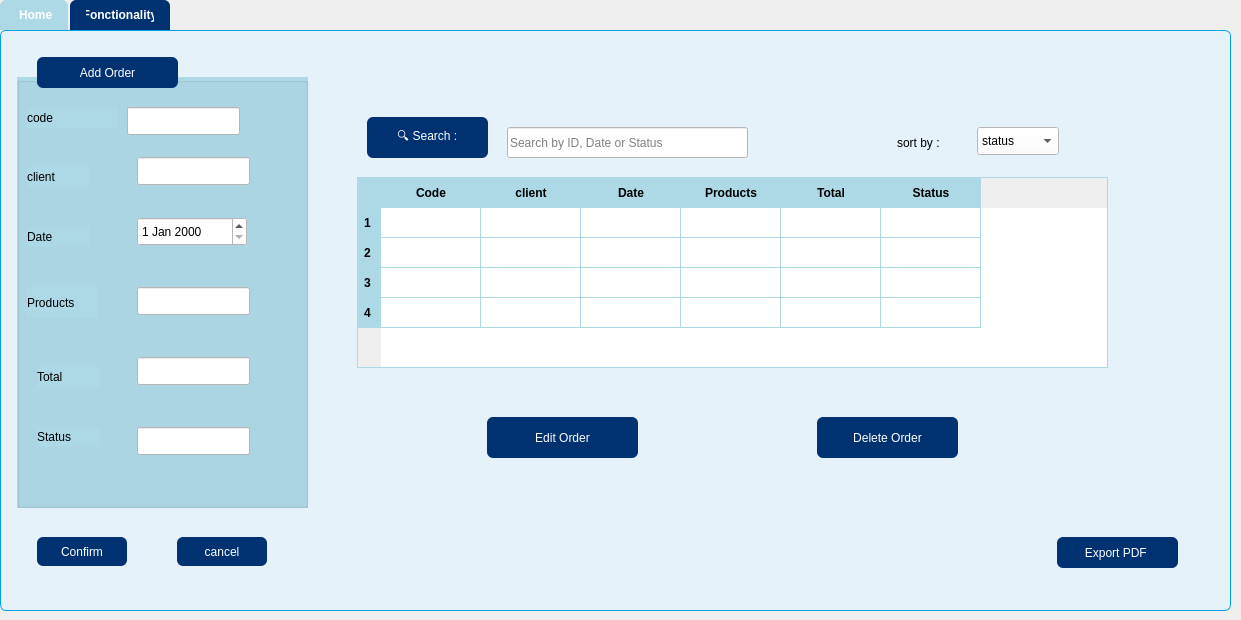
<?xml version="1.0" encoding="UTF-8"?>
<ui version="4.0">
 <class>CommandeWindow</class>
 <widget class="QWidget" name="CommandeWindow">
  <property name="geometry">
   <rect>
    <x>0</x>
    <y>0</y>
    <width>1241</width>
    <height>620</height>
   </rect>
  </property>
  <property name="windowTitle">
   <string>Form</string>
  </property>
  <widget class="QTabWidget" name="tabWidget">
   <property name="geometry">
    <rect>
     <x>0</x>
     <y>0</y>
     <width>1231</width>
     <height>611</height>
    </rect>
   </property>
   <property name="styleSheet">
    <string notr="true">QTabWidget::pane {
    border: 1px solid #00A3E0;
    background: #E6F2FA;
    border-radius: 6px;
    padding: 6px;
}

/* Tabs container */
QTabBar::tab {
    background: #003271;
    color: white;
    padding: 8px 16px;
    border-top-left-radius: 6px;
    border-top-right-radius: 6px;
    margin-right: 2px;
    font-weight: bold;
}

/* Selected tab */
QTabBar::tab:selected {
    background: #ADD8E6;
    color: white;
}

/* Hover effect */
QTabBar::tab:hover {
    background: #004599;
    color: white;
}</string>
   </property>
   <property name="currentIndex">
    <number>0</number>
   </property>
   <widget class="QWidget" name="tab">
    <attribute name="title">
     <string> Home</string>
    </attribute>
    <widget class="QTableWidget" name="tableWidget_2">
     <property name="geometry">
      <rect>
       <x>350</x>
       <y>140</y>
       <width>751</width>
       <height>191</height>
      </rect>
     </property>
     <property name="styleSheet">
      <string notr="true">QTableWidget {
    background-color: white;
    alternate-background-color: #E6F2FA;
    gridline-color: #ADD8E6;
    border: 1px solid #ADD8E6;
    selection-background-color: #003271;
    selection-color: white;
    font-family: Segoe UI, Arial;
    font-size: 13px;
}

QHeaderView::section {
    background-color: #ADD8E6;
    color: black;
    padding: 6px;
    border: none;
    font-weight: bold;
}

QTableCornerButton::section {
    background-color: #ADD8E6;
    border: none;
}</string>
     </property>
     <property name="rowCount">
      <number>4</number>
     </property>
     <row/>
     <row/>
     <row/>
     <row/>
     <column>
      <property name="text">
       <string>Code</string>
      </property>
     </column>
     <column>
      <property name="text">
       <string>client</string>
      </property>
     </column>
     <column>
      <property name="text">
       <string>Date</string>
      </property>
     </column>
     <column>
      <property name="text">
       <string>Products</string>
      </property>
     </column>
     <column>
      <property name="text">
       <string>Total</string>
      </property>
     </column>
     <column>
      <property name="text">
       <string>Status</string>
      </property>
     </column>
    </widget>
    <widget class="QPushButton" name="pushButton_2">
     <property name="geometry">
      <rect>
       <x>480</x>
       <y>380</y>
       <width>151</width>
       <height>41</height>
      </rect>
     </property>
     <property name="styleSheet">
      <string notr="true">QPushButton {
	font: 900 9pt &quot;Swis721 Blk BT&quot;;
    background-color: #003271;
    color: white;
    border-radius: 6px;
    padding: 6px 12px;
}
QPushButton:hover { background-color: #004599; }
QPushButton:pressed { background-color: #002050; }</string>
     </property>
     <property name="text">
      <string>Edit Order</string>
     </property>
    </widget>
    <widget class="QPushButton" name="pushButton_3">
     <property name="geometry">
      <rect>
       <x>810</x>
       <y>380</y>
       <width>141</width>
       <height>41</height>
      </rect>
     </property>
     <property name="styleSheet">
      <string notr="true">QPushButton {
	font: 900 9pt &quot;Swis721 Blk BT&quot;;
    background-color: #003271;
    color: white;
    border-radius: 6px;
    padding: 6px 12px;
}
QPushButton:hover { background-color: #004599; }
QPushButton:pressed { background-color: #002050; }</string>
     </property>
     <property name="text">
      <string>Delete Order</string>
     </property>
    </widget>
    <widget class="QPushButton" name="pushButton_4">
     <property name="geometry">
      <rect>
       <x>1050</x>
       <y>500</y>
       <width>121</width>
       <height>31</height>
      </rect>
     </property>
     <property name="styleSheet">
      <string notr="true">QPushButton {
	font: 900 9pt &quot;Swis721 Blk BT&quot;;
    background-color: #003271;
    color: white;
    border-radius: 6px;
    padding: 6px 12px;
}
QPushButton:hover { background-color: #004599; }
QPushButton:pressed { background-color: #002050; }</string>
     </property>
     <property name="text">
      <string>Export PDF </string>
     </property>
    </widget>
    <widget class="QLineEdit" name="lineEdit">
     <property name="geometry">
      <rect>
       <x>500</x>
       <y>90</y>
       <width>241</width>
       <height>31</height>
      </rect>
     </property>
     <property name="styleSheet">
      <string notr="true">background-color: rgb(255, 255, 255);
color: rgb(0, 0, 0);</string>
     </property>
     <property name="placeholderText">
      <string>Search by ID, Date or Status </string>
     </property>
    </widget>
    <widget class="QPushButton" name="pushButton_6">
     <property name="geometry">
      <rect>
       <x>360</x>
       <y>80</y>
       <width>121</width>
       <height>41</height>
      </rect>
     </property>
     <property name="styleSheet">
      <string notr="true">QPushButton {
	font: 900 9pt &quot;Swis721 Blk BT&quot;;
    background-color: #003271;
    color: white;
    border-radius: 6px;
    padding: 6px 12px;
}
QPushButton:hover { background-color: #004599; }
QPushButton:pressed { background-color: #002050; }</string>
     </property>
     <property name="text">
      <string>🔍 Search :</string>
     </property>
    </widget>
    <widget class="QGroupBox" name="groupBox_2">
     <property name="geometry">
      <rect>
       <x>10</x>
       <y>40</y>
       <width>291</width>
       <height>431</height>
      </rect>
     </property>
     <property name="styleSheet">
      <string notr="true">background-color: rgb(173, 216, 230);</string>
     </property>
     <property name="title">
      <string/>
     </property>
     <widget class="QLineEdit" name="lineEdit_6">
      <property name="geometry">
       <rect>
        <x>120</x>
        <y>80</y>
        <width>113</width>
        <height>28</height>
       </rect>
      </property>
      <property name="styleSheet">
       <string notr="true">background-color: rgb(255, 255, 255);</string>
      </property>
     </widget>
     <widget class="QLineEdit" name="lineEdit_7">
      <property name="geometry">
       <rect>
        <x>120</x>
        <y>210</y>
        <width>113</width>
        <height>28</height>
       </rect>
      </property>
      <property name="styleSheet">
       <string notr="true">background-color: rgb(255, 255, 255);</string>
      </property>
     </widget>
     <widget class="QLineEdit" name="lineEdit_8">
      <property name="geometry">
       <rect>
        <x>120</x>
        <y>280</y>
        <width>113</width>
        <height>28</height>
       </rect>
      </property>
      <property name="styleSheet">
       <string notr="true">background-color: rgb(255, 255, 255);</string>
      </property>
     </widget>
     <widget class="QLineEdit" name="lineEdit_9">
      <property name="geometry">
       <rect>
        <x>120</x>
        <y>350</y>
        <width>113</width>
        <height>28</height>
       </rect>
      </property>
      <property name="styleSheet">
       <string notr="true">background-color: rgb(255, 255, 255);</string>
      </property>
     </widget>
     <widget class="QDateEdit" name="dateEdit_2">
      <property name="geometry">
       <rect>
        <x>120</x>
        <y>140</y>
        <width>110</width>
        <height>29</height>
       </rect>
      </property>
      <property name="styleSheet">
       <string notr="true">background-color: rgb(255, 255, 255);
color: rgb(0, 0, 0);</string>
      </property>
     </widget>
     <widget class="QLabel" name="label_7">
      <property name="geometry">
       <rect>
        <x>10</x>
        <y>30</y>
        <width>91</width>
        <height>21</height>
       </rect>
      </property>
      <property name="styleSheet">
       <string notr="true">color: rgb(0, 0, 0);
font: 900 9pt &quot;Swis721 Blk BT&quot;;</string>
      </property>
      <property name="text">
       <string>code</string>
      </property>
     </widget>
     <widget class="QLabel" name="label_8">
      <property name="geometry">
       <rect>
        <x>10</x>
        <y>150</y>
        <width>63</width>
        <height>20</height>
       </rect>
      </property>
      <property name="styleSheet">
       <string notr="true">
font: 900 9pt &quot;Swis721 Blk BT&quot;;
color: rgb(0, 0, 0);</string>
      </property>
      <property name="text">
       <string>Date</string>
      </property>
     </widget>
     <widget class="QLabel" name="label_9">
      <property name="geometry">
       <rect>
        <x>10</x>
        <y>210</y>
        <width>71</width>
        <height>31</height>
       </rect>
      </property>
      <property name="styleSheet">
       <string notr="true">font: 900 9pt &quot;Swis721 Blk BT&quot;;
color: rgb(0, 0, 0);</string>
      </property>
      <property name="text">
       <string>Products</string>
      </property>
     </widget>
     <widget class="QLabel" name="label_10">
      <property name="geometry">
       <rect>
        <x>20</x>
        <y>290</y>
        <width>63</width>
        <height>20</height>
       </rect>
      </property>
      <property name="styleSheet">
       <string notr="true">font: 900 9pt &quot;Swis721 Blk BT&quot;;
color: rgb(0, 0, 0);</string>
      </property>
      <property name="text">
       <string>Total</string>
      </property>
     </widget>
     <widget class="QLabel" name="label_11">
      <property name="geometry">
       <rect>
        <x>20</x>
        <y>350</y>
        <width>63</width>
        <height>20</height>
       </rect>
      </property>
      <property name="styleSheet">
       <string notr="true">font: 900 9pt &quot;Swis721 Blk BT&quot;;
color: rgb(0, 0, 0);</string>
      </property>
      <property name="text">
       <string>Status</string>
      </property>
     </widget>
     <widget class="QLabel" name="label_12">
      <property name="geometry">
       <rect>
        <x>10</x>
        <y>90</y>
        <width>63</width>
        <height>20</height>
       </rect>
      </property>
      <property name="styleSheet">
       <string notr="true">font: 900 9pt &quot;Swis721 Blk BT&quot;;
color: rgb(0, 0, 0);</string>
      </property>
      <property name="text">
       <string>client</string>
      </property>
     </widget>
     <widget class="QLineEdit" name="lineEdit_10">
      <property name="geometry">
       <rect>
        <x>110</x>
        <y>30</y>
        <width>113</width>
        <height>28</height>
       </rect>
      </property>
      <property name="styleSheet">
       <string notr="true">background-color: rgb(255, 255, 255);</string>
      </property>
     </widget>
    </widget>
    <widget class="QComboBox" name="comboBox_2">
     <property name="geometry">
      <rect>
       <x>970</x>
       <y>90</y>
       <width>82</width>
       <height>28</height>
      </rect>
     </property>
     <property name="styleSheet">
      <string notr="true">background-color: rgb(255, 255, 255);
color: rgb(0, 0, 0);</string>
     </property>
     <item>
      <property name="text">
       <string>status</string>
      </property>
     </item>
     <item>
      <property name="text">
       <string>date</string>
      </property>
     </item>
    </widget>
    <widget class="QLabel" name="label">
     <property name="geometry">
      <rect>
       <x>890</x>
       <y>90</y>
       <width>91</width>
       <height>31</height>
      </rect>
     </property>
     <property name="styleSheet">
      <string notr="true">font: 900 9pt &quot;Swis721 Blk BT&quot;;
color: rgb(0, 0, 0);</string>
     </property>
     <property name="text">
      <string>sort by :</string>
     </property>
    </widget>
    <widget class="QPushButton" name="pushButton">
     <property name="geometry">
      <rect>
       <x>30</x>
       <y>20</y>
       <width>141</width>
       <height>31</height>
      </rect>
     </property>
     <property name="styleSheet">
      <string notr="true">QPushButton {
	font: 900 9pt &quot;Swis721 Blk BT&quot;;
    background-color: #003271;
    color: white;
    border-radius: 6px;
    padding: 6px 12px;
}
QPushButton:hover { background-color: #004599; }
QPushButton:pressed { background-color: #002050; }</string>
     </property>
     <property name="text">
      <string>Add Order</string>
     </property>
    </widget>
    <widget class="QPushButton" name="pushButton_8">
     <property name="geometry">
      <rect>
       <x>30</x>
       <y>500</y>
       <width>90</width>
       <height>29</height>
      </rect>
     </property>
     <property name="styleSheet">
      <string notr="true">QPushButton {
	font: 900 9pt &quot;Swis721 Blk BT&quot;;
    background-color: #003271;
    color: white;
    border-radius: 6px;
    padding: 6px 12px;
}
QPushButton:hover { background-color: #004599; }
QPushButton:pressed { background-color: #002050; }</string>
     </property>
     <property name="text">
      <string>Confirm</string>
     </property>
    </widget>
    <widget class="QPushButton" name="pushButton_9">
     <property name="geometry">
      <rect>
       <x>170</x>
       <y>500</y>
       <width>90</width>
       <height>29</height>
      </rect>
     </property>
     <property name="styleSheet">
      <string notr="true">QPushButton {
	font: 900 9pt &quot;Swis721 Blk BT&quot;;
    background-color: #003271;
    color: white;
    border-radius: 6px;
    padding: 6px 12px;
}
QPushButton:hover { background-color: #004599; }
QPushButton:pressed { background-color: #002050; }</string>
     </property>
     <property name="text">
      <string>cancel</string>
     </property>
    </widget>
   </widget>
   <widget class="QWidget" name="tab_2">
    <attribute name="title">
     <string>Fonctionality</string>
    </attribute>
    <widget class="QLabel" name="orderlabel">
     <property name="geometry">
      <rect>
       <x>200</x>
       <y>30</y>
       <width>731</width>
       <height>481</height>
      </rect>
     </property>
     <property name="text">
      <string/>
     </property>
     <property name="pixmap">
      <pixmap resource="resources.qrc">:/images/ressource/stat2.png</pixmap>
     </property>
     <property name="scaledContents">
      <bool>true</bool>
     </property>
    </widget>
   </widget>
  </widget>
 </widget>
 <resources>
  <include location="resources.qrc"/>
 </resources>
 <connections/>
</ui>
